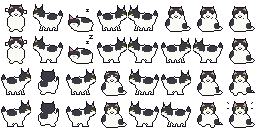
#> input picture Resources/pierre-cow.png, 256 x 128 px
$ python makegaze.py ../Resources/pierre-cow.png
#> lines starting #> are read from the running program, lines starting #| are printed output that depends on the picture
"""Makes <sheet>-gaze.png for oneko.js-layout sheets: the idle frame with its
eyes nudged one pixel toward each of N, NE, E, SE, S, SW, W, NW (256x32).
The chaser shows these while sitting, so it watches the cursor.

Eyes are found automatically (small dark marks either side of the head's
middle, in the eye band). That only works for some sheets, so the script
refuses a sheet it can't handle; check the result by eye before adding it.

Usage (needs Pillow): python3 tools/makegaze.py Resources/oneko.png ...
"""
import sys
from collections import Counter
from PIL import Image

DIRS = [(0, -1), (1, -1), (1, 0), (1, 1), (0, 1), (-1, 1), (-1, 0), (-1, -1)]


def idle_frame(sheet):
    cell = sheet.width // 8
#> cell = 32
    f = sheet.crop((3 * cell, 3 * cell, 4 * cell, 4 * cell))
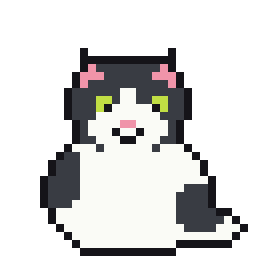
#> f: PIL image 32x32 RGBA (shown 8 times larger); mean R, G, B, A 68.2, 67.3, 67.2, 111.3; transparent parts drawn white
    return f if cell == 32 else f.resize((32, 32), Image.NEAREST)


def find_eyes(f):
    px = f.load()
    opaque = {(x, y) for x in range(32) for y in range(32) if px[x, y][3] > 0}
#> opaque = 447 items
    top = min(y for _, y in opaque)
#> top = 6
    bottom = max(y for _, y in opaque)
#> bottom = 31

    def n4(x, y):
        return [(x + 1, y), (x - 1, y), (x, y + 1), (x, y - 1)]

    interior = {p for p in opaque if all(q in opaque for q in n4(*p))}
#> interior = 368 items
    eye_rows = range(top + round((bottom - top) * 0.15), top + round((bottom - top) * 0.42) + 1)
    fill = Counter(px[p] for p in interior if p[1] in eye_rows).most_common(1)[0][0]
#> fill = (58, 58, 66, 255)

    def stands_out(c):
        return abs(sum(c[:3]) - sum(fill[:3])) > 120

    marks = {p for p in interior if p[1] in eye_rows and px[p] != fill and stands_out(px[p])}
#> marks = 43 items
    head = [x for x, y in opaque if y in eye_rows]
#> head = 106 values, max 23 at index 41, min 8 at index 33, mean 15.5
    middle = (min(head) + max(head)) / 2
#> middle = 15.5
    left = {p for p in marks if middle - 7 < p[0] < middle - 1}
#> left = 15 items
    right = {p for p in marks if middle + 1 < p[0] < middle + 7}
#> right = 16 items
    if not left or not right or len(left) > 8 or len(right) > 8:
        return None
    return fill, left | right, interior


def gaze_strip(path):
    f = idle_frame(Image.open(path).convert("RGBA"))
    found = find_eyes(f)
    if not found:
#> (the run stopped early here; a loop or call above may not have finished)
